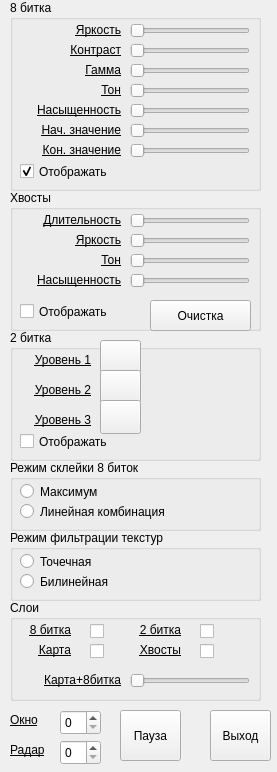
<?xml version="1.0" encoding="UTF-8"?>
<ui version="4.0">
 <class>ControlPanel</class>
 <widget class="QWidget" name="ControlPanel">
  <property name="geometry">
   <rect>
    <x>0</x>
    <y>0</y>
    <width>277</width>
    <height>772</height>
   </rect>
  </property>
  <property name="windowTitle">
   <string>ControlPanel</string>
  </property>
  <widget class="QGroupBox" name="groupBox">
   <property name="geometry">
    <rect>
     <x>10</x>
     <y>0</y>
     <width>251</width>
     <height>191</height>
    </rect>
   </property>
   <property name="title">
    <string>8 битка</string>
   </property>
   <widget class="QSlider" name="horizontalSlider">
    <property name="geometry">
     <rect>
      <x>120</x>
      <y>20</y>
      <width>120</width>
      <height>22</height>
     </rect>
    </property>
    <property name="orientation">
     <enum>Qt::Horizontal</enum>
    </property>
   </widget>
   <widget class="QSlider" name="horizontalSlider_7">
    <property name="geometry">
     <rect>
      <x>120</x>
      <y>40</y>
      <width>120</width>
      <height>22</height>
     </rect>
    </property>
    <property name="orientation">
     <enum>Qt::Horizontal</enum>
    </property>
   </widget>
   <widget class="QLabel" name="label_7">
    <property name="geometry">
     <rect>
      <x>30</x>
      <y>40</y>
      <width>81</width>
      <height>20</height>
     </rect>
    </property>
    <property name="font">
     <font>
      <underline>true</underline>
     </font>
    </property>
    <property name="frameShape">
     <enum>QFrame::NoFrame</enum>
    </property>
    <property name="text">
     <string>Контраст</string>
    </property>
    <property name="alignment">
     <set>Qt::AlignRight|Qt::AlignTrailing|Qt::AlignVCenter</set>
    </property>
    <property name="wordWrap">
     <bool>false</bool>
    </property>
   </widget>
   <widget class="QSlider" name="horizontalSlider_3">
    <property name="geometry">
     <rect>
      <x>120</x>
      <y>60</y>
      <width>120</width>
      <height>22</height>
     </rect>
    </property>
    <property name="orientation">
     <enum>Qt::Horizontal</enum>
    </property>
   </widget>
   <widget class="QLabel" name="label_3">
    <property name="geometry">
     <rect>
      <x>60</x>
      <y>60</y>
      <width>51</width>
      <height>19</height>
     </rect>
    </property>
    <property name="font">
     <font>
      <underline>true</underline>
     </font>
    </property>
    <property name="text">
     <string>Гамма</string>
    </property>
    <property name="alignment">
     <set>Qt::AlignRight|Qt::AlignTrailing|Qt::AlignVCenter</set>
    </property>
   </widget>
   <widget class="QSlider" name="horizontalSlider_2">
    <property name="geometry">
     <rect>
      <x>120</x>
      <y>80</y>
      <width>120</width>
      <height>22</height>
     </rect>
    </property>
    <property name="orientation">
     <enum>Qt::Horizontal</enum>
    </property>
   </widget>
   <widget class="QLabel" name="label_2">
    <property name="geometry">
     <rect>
      <x>80</x>
      <y>80</y>
      <width>31</width>
      <height>19</height>
     </rect>
    </property>
    <property name="font">
     <font>
      <underline>true</underline>
     </font>
    </property>
    <property name="text">
     <string>Тон</string>
    </property>
    <property name="alignment">
     <set>Qt::AlignRight|Qt::AlignTrailing|Qt::AlignVCenter</set>
    </property>
   </widget>
   <widget class="QSlider" name="horizontalSlider_4">
    <property name="geometry">
     <rect>
      <x>120</x>
      <y>100</y>
      <width>120</width>
      <height>22</height>
     </rect>
    </property>
    <property name="orientation">
     <enum>Qt::Horizontal</enum>
    </property>
   </widget>
   <widget class="QLabel" name="label_4">
    <property name="geometry">
     <rect>
      <x>0</x>
      <y>100</y>
      <width>111</width>
      <height>19</height>
     </rect>
    </property>
    <property name="font">
     <font>
      <underline>true</underline>
     </font>
    </property>
    <property name="text">
     <string>Насыщенность</string>
    </property>
    <property name="alignment">
     <set>Qt::AlignRight|Qt::AlignTrailing|Qt::AlignVCenter</set>
    </property>
   </widget>
   <widget class="QLabel" name="label_5">
    <property name="geometry">
     <rect>
      <x>0</x>
      <y>120</y>
      <width>111</width>
      <height>20</height>
     </rect>
    </property>
    <property name="font">
     <font>
      <underline>true</underline>
     </font>
    </property>
    <property name="text">
     <string>Нач. значение</string>
    </property>
    <property name="alignment">
     <set>Qt::AlignRight|Qt::AlignTrailing|Qt::AlignVCenter</set>
    </property>
   </widget>
   <widget class="QSlider" name="horizontalSlider_6">
    <property name="geometry">
     <rect>
      <x>120</x>
      <y>120</y>
      <width>120</width>
      <height>22</height>
     </rect>
    </property>
    <property name="orientation">
     <enum>Qt::Horizontal</enum>
    </property>
   </widget>
   <widget class="QSlider" name="horizontalSlider_5">
    <property name="geometry">
     <rect>
      <x>120</x>
      <y>140</y>
      <width>120</width>
      <height>22</height>
     </rect>
    </property>
    <property name="orientation">
     <enum>Qt::Horizontal</enum>
    </property>
   </widget>
   <widget class="QLabel" name="label_6">
    <property name="geometry">
     <rect>
      <x>0</x>
      <y>140</y>
      <width>111</width>
      <height>19</height>
     </rect>
    </property>
    <property name="font">
     <font>
      <underline>true</underline>
     </font>
    </property>
    <property name="text">
     <string>Кон. значение</string>
    </property>
    <property name="alignment">
     <set>Qt::AlignRight|Qt::AlignTrailing|Qt::AlignVCenter</set>
    </property>
   </widget>
   <widget class="QCheckBox" name="checkBox">
    <property name="geometry">
     <rect>
      <x>10</x>
      <y>160</y>
      <width>131</width>
      <height>23</height>
     </rect>
    </property>
    <property name="text">
     <string>Отображать</string>
    </property>
    <property name="checked">
     <bool>true</bool>
    </property>
   </widget>
   <widget class="QLabel" name="label">
    <property name="geometry">
     <rect>
      <x>40</x>
      <y>20</y>
      <width>71</width>
      <height>20</height>
     </rect>
    </property>
    <property name="font">
     <font>
      <underline>true</underline>
     </font>
    </property>
    <property name="layoutDirection">
     <enum>Qt::LeftToRight</enum>
    </property>
    <property name="autoFillBackground">
     <bool>false</bool>
    </property>
    <property name="text">
     <string>Яркость</string>
    </property>
    <property name="scaledContents">
     <bool>false</bool>
    </property>
    <property name="alignment">
     <set>Qt::AlignRight|Qt::AlignTrailing|Qt::AlignVCenter</set>
    </property>
    <property name="wordWrap">
     <bool>false</bool>
    </property>
   </widget>
  </widget>
  <widget class="QGroupBox" name="groupBox_3">
   <property name="geometry">
    <rect>
     <x>10</x>
     <y>190</y>
     <width>251</width>
     <height>141</height>
    </rect>
   </property>
   <property name="title">
    <string>Хвосты</string>
   </property>
   <widget class="QSlider" name="horizontalSlider_15">
    <property name="geometry">
     <rect>
      <x>120</x>
      <y>20</y>
      <width>120</width>
      <height>22</height>
     </rect>
    </property>
    <property name="orientation">
     <enum>Qt::Horizontal</enum>
    </property>
   </widget>
   <widget class="QSlider" name="horizontalSlider_16">
    <property name="geometry">
     <rect>
      <x>120</x>
      <y>40</y>
      <width>120</width>
      <height>22</height>
     </rect>
    </property>
    <property name="orientation">
     <enum>Qt::Horizontal</enum>
    </property>
   </widget>
   <widget class="QLabel" name="label_15">
    <property name="geometry">
     <rect>
      <x>0</x>
      <y>20</y>
      <width>111</width>
      <height>20</height>
     </rect>
    </property>
    <property name="font">
     <font>
      <underline>true</underline>
     </font>
    </property>
    <property name="frameShape">
     <enum>QFrame::NoFrame</enum>
    </property>
    <property name="text">
     <string>Длительность</string>
    </property>
    <property name="alignment">
     <set>Qt::AlignRight|Qt::AlignTrailing|Qt::AlignVCenter</set>
    </property>
    <property name="wordWrap">
     <bool>false</bool>
    </property>
   </widget>
   <widget class="QSlider" name="horizontalSlider_18">
    <property name="geometry">
     <rect>
      <x>120</x>
      <y>60</y>
      <width>120</width>
      <height>22</height>
     </rect>
    </property>
    <property name="orientation">
     <enum>Qt::Horizontal</enum>
    </property>
   </widget>
   <widget class="QLabel" name="label_17">
    <property name="geometry">
     <rect>
      <x>80</x>
      <y>60</y>
      <width>31</width>
      <height>19</height>
     </rect>
    </property>
    <property name="font">
     <font>
      <underline>true</underline>
     </font>
    </property>
    <property name="text">
     <string>Тон</string>
    </property>
    <property name="alignment">
     <set>Qt::AlignRight|Qt::AlignTrailing|Qt::AlignVCenter</set>
    </property>
   </widget>
   <widget class="QSlider" name="horizontalSlider_19">
    <property name="geometry">
     <rect>
      <x>120</x>
      <y>80</y>
      <width>120</width>
      <height>22</height>
     </rect>
    </property>
    <property name="orientation">
     <enum>Qt::Horizontal</enum>
    </property>
   </widget>
   <widget class="QLabel" name="label_18">
    <property name="geometry">
     <rect>
      <x>0</x>
      <y>80</y>
      <width>111</width>
      <height>19</height>
     </rect>
    </property>
    <property name="font">
     <font>
      <underline>true</underline>
     </font>
    </property>
    <property name="text">
     <string>Насыщенность</string>
    </property>
    <property name="alignment">
     <set>Qt::AlignRight|Qt::AlignTrailing|Qt::AlignVCenter</set>
    </property>
   </widget>
   <widget class="QCheckBox" name="checkBox_3">
    <property name="geometry">
     <rect>
      <x>10</x>
      <y>110</y>
      <width>131</width>
      <height>23</height>
     </rect>
    </property>
    <property name="text">
     <string>Отображать</string>
    </property>
   </widget>
   <widget class="QLabel" name="label_21">
    <property name="geometry">
     <rect>
      <x>40</x>
      <y>40</y>
      <width>71</width>
      <height>20</height>
     </rect>
    </property>
    <property name="font">
     <font>
      <underline>true</underline>
     </font>
    </property>
    <property name="layoutDirection">
     <enum>Qt::LeftToRight</enum>
    </property>
    <property name="autoFillBackground">
     <bool>false</bool>
    </property>
    <property name="text">
     <string>Яркость</string>
    </property>
    <property name="scaledContents">
     <bool>false</bool>
    </property>
    <property name="alignment">
     <set>Qt::AlignRight|Qt::AlignTrailing|Qt::AlignVCenter</set>
    </property>
    <property name="wordWrap">
     <bool>false</bool>
    </property>
   </widget>
   <widget class="QPushButton" name="pushButton">
    <property name="geometry">
     <rect>
      <x>140</x>
      <y>110</y>
      <width>101</width>
      <height>31</height>
     </rect>
    </property>
    <property name="text">
     <string>Очистка</string>
    </property>
   </widget>
  </widget>
  <widget class="QGroupBox" name="groupBox_4">
   <property name="geometry">
    <rect>
     <x>10</x>
     <y>330</y>
     <width>251</width>
     <height>131</height>
    </rect>
   </property>
   <property name="title">
    <string>2 битка</string>
   </property>
   <widget class="QCheckBox" name="checkBox_4">
    <property name="geometry">
     <rect>
      <x>10</x>
      <y>100</y>
      <width>131</width>
      <height>23</height>
     </rect>
    </property>
    <property name="text">
     <string>Отображать</string>
    </property>
   </widget>
   <widget class="QLabel" name="label_19">
    <property name="geometry">
     <rect>
      <x>-10</x>
      <y>20</y>
      <width>91</width>
      <height>20</height>
     </rect>
    </property>
    <property name="font">
     <font>
      <underline>true</underline>
     </font>
    </property>
    <property name="text">
     <string>Уровень 1</string>
    </property>
    <property name="alignment">
     <set>Qt::AlignRight|Qt::AlignTrailing|Qt::AlignVCenter</set>
    </property>
   </widget>
   <widget class="QLabel" name="label_20">
    <property name="geometry">
     <rect>
      <x>-10</x>
      <y>50</y>
      <width>91</width>
      <height>20</height>
     </rect>
    </property>
    <property name="font">
     <font>
      <underline>true</underline>
     </font>
    </property>
    <property name="text">
     <string>Уровень 2</string>
    </property>
    <property name="alignment">
     <set>Qt::AlignRight|Qt::AlignTrailing|Qt::AlignVCenter</set>
    </property>
   </widget>
   <widget class="QPushButton" name="pushButton_2">
    <property name="geometry">
     <rect>
      <x>90</x>
      <y>10</y>
      <width>41</width>
      <height>34</height>
     </rect>
    </property>
    <property name="autoFillBackground">
     <bool>false</bool>
    </property>
    <property name="text">
     <string/>
    </property>
    <property name="flat">
     <bool>false</bool>
    </property>
   </widget>
   <widget class="QPushButton" name="pushButton_3">
    <property name="geometry">
     <rect>
      <x>90</x>
      <y>40</y>
      <width>41</width>
      <height>34</height>
     </rect>
    </property>
    <property name="text">
     <string/>
    </property>
   </widget>
   <widget class="QLabel" name="label_22">
    <property name="geometry">
     <rect>
      <x>-10</x>
      <y>80</y>
      <width>91</width>
      <height>20</height>
     </rect>
    </property>
    <property name="font">
     <font>
      <underline>true</underline>
     </font>
    </property>
    <property name="text">
     <string>Уровень 3</string>
    </property>
    <property name="alignment">
     <set>Qt::AlignRight|Qt::AlignTrailing|Qt::AlignVCenter</set>
    </property>
   </widget>
   <widget class="QPushButton" name="pushButton_4">
    <property name="geometry">
     <rect>
      <x>90</x>
      <y>70</y>
      <width>41</width>
      <height>34</height>
     </rect>
    </property>
    <property name="text">
     <string/>
    </property>
   </widget>
  </widget>
  <widget class="QGroupBox" name="groupBox_5">
   <property name="geometry">
    <rect>
     <x>10</x>
     <y>460</y>
     <width>251</width>
     <height>71</height>
    </rect>
   </property>
   <property name="title">
    <string>Режим склейки 8 биток</string>
   </property>
   <widget class="QRadioButton" name="radioButton">
    <property name="geometry">
     <rect>
      <x>10</x>
      <y>20</y>
      <width>119</width>
      <height>23</height>
     </rect>
    </property>
    <property name="text">
     <string>Максимум</string>
    </property>
   </widget>
   <widget class="QRadioButton" name="radioButton_2">
    <property name="geometry">
     <rect>
      <x>10</x>
      <y>40</y>
      <width>201</width>
      <height>23</height>
     </rect>
    </property>
    <property name="text">
     <string>Линейная комбинация</string>
    </property>
   </widget>
  </widget>
  <widget class="QGroupBox" name="groupBox_6">
   <property name="geometry">
    <rect>
     <x>10</x>
     <y>530</y>
     <width>251</width>
     <height>71</height>
    </rect>
   </property>
   <property name="title">
    <string>Режим фильтрации текстур</string>
   </property>
   <widget class="QRadioButton" name="radioButton_3">
    <property name="geometry">
     <rect>
      <x>10</x>
      <y>20</y>
      <width>119</width>
      <height>23</height>
     </rect>
    </property>
    <property name="text">
     <string>Точечная</string>
    </property>
   </widget>
   <widget class="QRadioButton" name="radioButton_4">
    <property name="geometry">
     <rect>
      <x>10</x>
      <y>40</y>
      <width>201</width>
      <height>23</height>
     </rect>
    </property>
    <property name="text">
     <string>Билинейная</string>
    </property>
   </widget>
  </widget>
  <widget class="QGroupBox" name="groupBox_7">
   <property name="geometry">
    <rect>
     <x>10</x>
     <y>600</y>
     <width>251</width>
     <height>101</height>
    </rect>
   </property>
   <property name="title">
    <string>Слои</string>
   </property>
   <widget class="QSlider" name="horizontalSlider_20">
    <property name="geometry">
     <rect>
      <x>120</x>
      <y>70</y>
      <width>120</width>
      <height>22</height>
     </rect>
    </property>
    <property name="orientation">
     <enum>Qt::Horizontal</enum>
    </property>
   </widget>
   <widget class="QCheckBox" name="checkBox_5">
    <property name="geometry">
     <rect>
      <x>80</x>
      <y>20</y>
      <width>21</width>
      <height>23</height>
     </rect>
    </property>
    <property name="text">
     <string/>
    </property>
   </widget>
   <widget class="QCheckBox" name="checkBox_6">
    <property name="geometry">
     <rect>
      <x>190</x>
      <y>20</y>
      <width>21</width>
      <height>23</height>
     </rect>
    </property>
    <property name="text">
     <string/>
    </property>
   </widget>
  </widget>
  <widget class="QLabel" name="label_23">
   <property name="geometry">
    <rect>
     <x>10</x>
     <y>620</y>
     <width>61</width>
     <height>20</height>
    </rect>
   </property>
   <property name="font">
    <font>
     <underline>true</underline>
    </font>
   </property>
   <property name="frameShape">
    <enum>QFrame::NoFrame</enum>
   </property>
   <property name="text">
    <string>8 битка</string>
   </property>
   <property name="alignment">
    <set>Qt::AlignRight|Qt::AlignTrailing|Qt::AlignVCenter</set>
   </property>
   <property name="wordWrap">
    <bool>false</bool>
   </property>
  </widget>
  <widget class="QLabel" name="label_24">
   <property name="geometry">
    <rect>
     <x>120</x>
     <y>620</y>
     <width>61</width>
     <height>20</height>
    </rect>
   </property>
   <property name="font">
    <font>
     <underline>true</underline>
    </font>
   </property>
   <property name="frameShape">
    <enum>QFrame::NoFrame</enum>
   </property>
   <property name="text">
    <string>2 битка</string>
   </property>
   <property name="alignment">
    <set>Qt::AlignRight|Qt::AlignTrailing|Qt::AlignVCenter</set>
   </property>
   <property name="wordWrap">
    <bool>false</bool>
   </property>
  </widget>
  <widget class="QCheckBox" name="checkBox_7">
   <property name="geometry">
    <rect>
     <x>90</x>
     <y>640</y>
     <width>21</width>
     <height>23</height>
    </rect>
   </property>
   <property name="text">
    <string/>
   </property>
  </widget>
  <widget class="QCheckBox" name="checkBox_8">
   <property name="geometry">
    <rect>
     <x>200</x>
     <y>640</y>
     <width>21</width>
     <height>23</height>
    </rect>
   </property>
   <property name="text">
    <string/>
   </property>
  </widget>
  <widget class="QLabel" name="label_25">
   <property name="geometry">
    <rect>
     <x>120</x>
     <y>640</y>
     <width>61</width>
     <height>20</height>
    </rect>
   </property>
   <property name="font">
    <font>
     <underline>true</underline>
    </font>
   </property>
   <property name="frameShape">
    <enum>QFrame::NoFrame</enum>
   </property>
   <property name="text">
    <string>Хвосты</string>
   </property>
   <property name="alignment">
    <set>Qt::AlignRight|Qt::AlignTrailing|Qt::AlignVCenter</set>
   </property>
   <property name="wordWrap">
    <bool>false</bool>
   </property>
  </widget>
  <widget class="QLabel" name="label_26">
   <property name="geometry">
    <rect>
     <x>10</x>
     <y>640</y>
     <width>61</width>
     <height>20</height>
    </rect>
   </property>
   <property name="font">
    <font>
     <underline>true</underline>
    </font>
   </property>
   <property name="frameShape">
    <enum>QFrame::NoFrame</enum>
   </property>
   <property name="text">
    <string>Карта</string>
   </property>
   <property name="alignment">
    <set>Qt::AlignRight|Qt::AlignTrailing|Qt::AlignVCenter</set>
   </property>
   <property name="wordWrap">
    <bool>false</bool>
   </property>
  </widget>
  <widget class="QSpinBox" name="spinBox">
   <property name="geometry">
    <rect>
     <x>60</x>
     <y>710</y>
     <width>41</width>
     <height>25</height>
    </rect>
   </property>
   <property name="suffix">
    <string/>
   </property>
  </widget>
  <widget class="QLabel" name="label_27">
   <property name="geometry">
    <rect>
     <x>10</x>
     <y>710</y>
     <width>51</width>
     <height>20</height>
    </rect>
   </property>
   <property name="font">
    <font>
     <underline>true</underline>
    </font>
   </property>
   <property name="frameShape">
    <enum>QFrame::NoFrame</enum>
   </property>
   <property name="text">
    <string>Окно</string>
   </property>
   <property name="alignment">
    <set>Qt::AlignLeading|Qt::AlignLeft|Qt::AlignVCenter</set>
   </property>
   <property name="wordWrap">
    <bool>false</bool>
   </property>
  </widget>
  <widget class="QSpinBox" name="spinBox_2">
   <property name="geometry">
    <rect>
     <x>60</x>
     <y>740</y>
     <width>41</width>
     <height>25</height>
    </rect>
   </property>
   <property name="suffix">
    <string/>
   </property>
  </widget>
  <widget class="QLabel" name="label_28">
   <property name="geometry">
    <rect>
     <x>10</x>
     <y>740</y>
     <width>51</width>
     <height>20</height>
    </rect>
   </property>
   <property name="font">
    <font>
     <underline>true</underline>
    </font>
   </property>
   <property name="frameShape">
    <enum>QFrame::NoFrame</enum>
   </property>
   <property name="text">
    <string>Радар</string>
   </property>
   <property name="alignment">
    <set>Qt::AlignLeading|Qt::AlignLeft|Qt::AlignVCenter</set>
   </property>
   <property name="wordWrap">
    <bool>false</bool>
   </property>
  </widget>
  <widget class="QPushButton" name="pushButton_5">
   <property name="geometry">
    <rect>
     <x>210</x>
     <y>710</y>
     <width>61</width>
     <height>51</height>
    </rect>
   </property>
   <property name="text">
    <string>Выход</string>
   </property>
  </widget>
  <widget class="QLabel" name="label_29">
   <property name="geometry">
    <rect>
     <x>0</x>
     <y>670</y>
     <width>121</width>
     <height>20</height>
    </rect>
   </property>
   <property name="font">
    <font>
     <underline>true</underline>
    </font>
   </property>
   <property name="frameShape">
    <enum>QFrame::NoFrame</enum>
   </property>
   <property name="text">
    <string>Карта+8битка</string>
   </property>
   <property name="alignment">
    <set>Qt::AlignRight|Qt::AlignTrailing|Qt::AlignVCenter</set>
   </property>
   <property name="wordWrap">
    <bool>false</bool>
   </property>
  </widget>
  <widget class="QPushButton" name="pushButton_6">
   <property name="geometry">
    <rect>
     <x>120</x>
     <y>710</y>
     <width>61</width>
     <height>51</height>
    </rect>
   </property>
   <property name="text">
    <string>Пауза</string>
   </property>
  </widget>
 </widget>
 <layoutdefault spacing="6" margin="11"/>
 <resources/>
 <connections/>
</ui>
